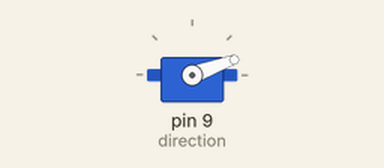
A sketch run on a simulated Arduino Uno, built with avr-gcc and run on an emulated ATmega328P. Parts: servo.

Above: at 0.05 s.
At 3.95 s:
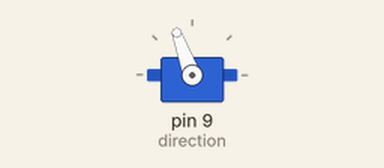
At 7.95 s:
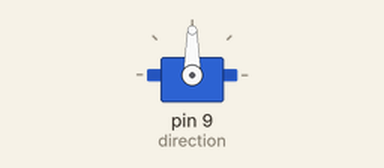
At 15.95 s:
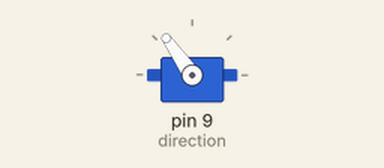
Timing chart, 0 to 20.8 s (numbered marks = the images above):
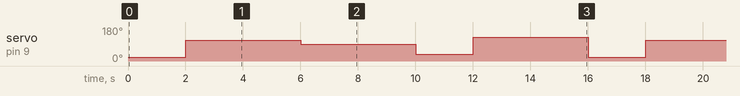

Measured:
- by itself, servo on pin 9 (direction): repeats every 16.0 s: 90° 4.0 s, 35° 2.0 s, 125° 4.0 s, 20° 2.0 s, 110° 4.0 s

The sketch:

servo_test.ino
```cpp
#include <Servo.h>

Servo direction;


void turn_right(int level){
  int angle = 35;
  if(level == 1) angle = 20;
  direction.write(angle);
}

void turn_left(int level){
  int angle = 35;
  if(level == 1) angle = 20;
  direction.write(90 + angle);
}

void turn_middle(){
  direction.write(90);
}


void setup() {
  Serial.begin(9600);
  direction.attach(9);
  direction.write(90);
}

void loop() {


  turn_right(1);

  delay(2000);

  turn_left(1);

  delay(4000);

  turn_middle();

  delay(4000);

   turn_right(2);

  delay(2000);

  turn_left(2);

  delay(4000);

/*
  // Fait bouger le bras de 0° à 180°
  for (int position = 0; position <= 180; position++) {
    monServomoteur.write(position);
    delay(15);
  }

  // Fait bouger le bras de 180° à 10°
  for (int position = 180; position >= 0; position--) {
    monServomoteur.write(position);
    delay(15);
  }
  */
}
```
